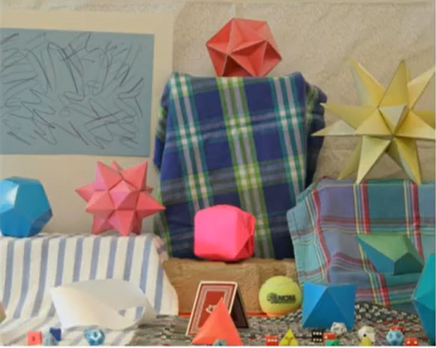
%> input picture resim1.png, 436 x 348 px
$ octave main.m   (GNU Octave 9; MATLAB toolbox functions it lacks are replaced by stand-ins)
%> lines starting %> are read from the running program, lines starting %| are printed output that depends on the picture
%NOT: Projenin calisabilmesi icin extention indirmek gerekmektedir.

%resimlerimizi verip gri bandini degiskenlere atiyoruz
resim1_gray = rgb2gray(imread('resim1.png'));
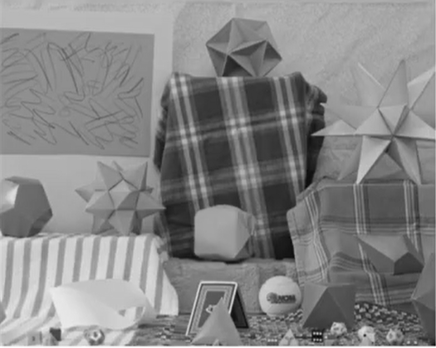
%> resim1_gray: size 348x436 uint8; min 4, max 255, mean 133.8
resim2_gray= rgb2gray(imread('resim2.png'));
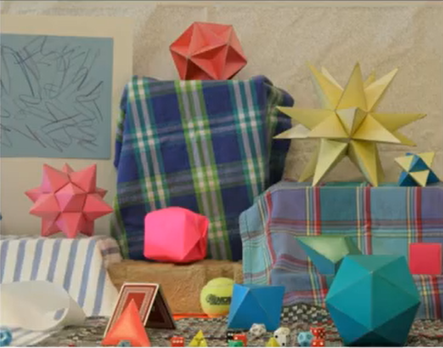
%> input picture resim2.png, 443 x 348 px
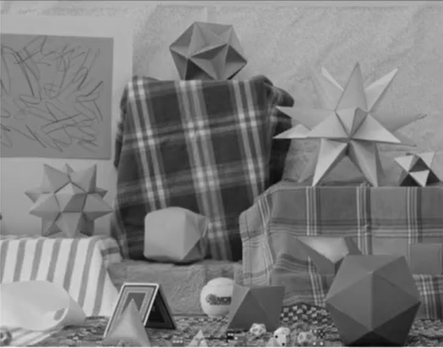
%> resim2_gray: size 348x443 uint8; min 4, max 241, mean 126.3

%Harris–Stephens algoritmasi ile kose noktalarini degiskene atiyoruz
loc_met_count1 = detectHarrisFeatures(resim1_gray);
%> loc_met_count1 = 269 points; strongest (x, y): (365, 336), (436, 345), (314, 335), (321, 334), (235, 286)
loc_met_count2 = detectHarrisFeatures(resim2_gray);
%> loc_met_count2 = 246 points; strongest (x, y): (277, 337), (284, 345), (322, 345), (229, 335), (233, 338)

%Ozellikleri cikarmak icin resmimizi    ve kose noktalarimizi verip
%ozellikleri ve gecerli noktalari aliyoruz
[ozellikler1, vpts1] = extractFeatures(resim1_gray, loc_met_count1);
%> vpts1 = 73 points; strongest (x, y): (235, 286), (322, 104), (203, 285), (313, 135), (324, 138)
[ozellikler2, vpts2] = extractFeatures(resim2_gray, loc_met_count2);
%> vpts2 = 60 points; strongest (x, y): (157, 287), (291, 140), (276, 138), (126, 286), (292, 107)

%Burada ozellikleri karsilastirip ortaklari aliyoruz
ortaklar = matchFeatures(ozellikler1, ozellikler2);
%> ortaklar = [7 2; 10 5; 21 17; 23 18; 24 15; 25 16; 29 22; 42 28; 45 31]

%Karsilastiracagimiz nokta sayisini belirliyoruz
nokta_sayisi = 1:12;

%Eslesen noktalari yazdirmak icin degiskene atiyoruz
%> (the run ends here)
